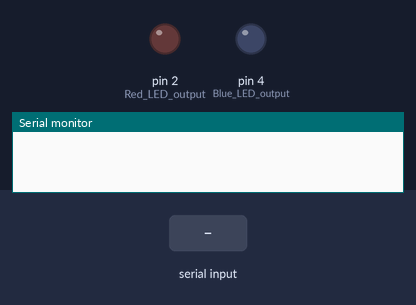
Simulated run of this sketch. Board: Arduino Uno, built with avr-gcc and run on an emulated ATmega328P. Shown: output pins drawn as LEDs (lit = HIGH), the last lines printed to the serial monitor. Dashed ring = blinking. The inputs (shaded band) are chosen by the test bench.

Above: at 1.2 s.
1.3 s: "Start" received over Serial
At 3.4 s:
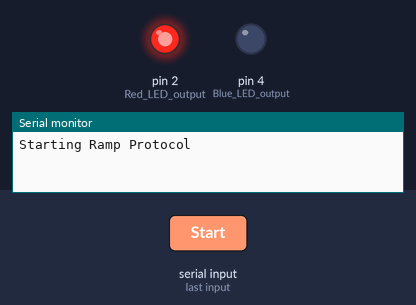
At 7.4 s:
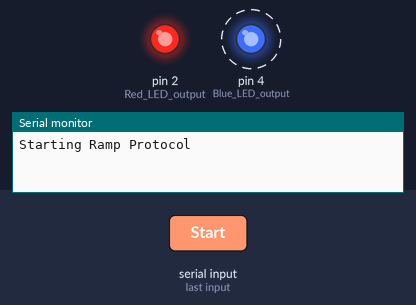
Timing chart, 0 to 9.8 s (numbered marks = the images above; inputs shaded):
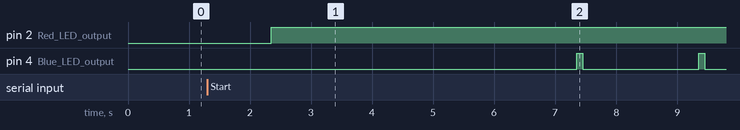

Measured:
- after the input at 1.3 s, pin 2 (Red_LED_output): LOW → HIGH after 1.1 s; pin 4 (Blue_LED_output): alternates HIGH for 0.10 s and LOW for 1.9 s, starting after 6.1 s

The sketch:

Optical_Stimulation_Ramp_Arduino.ino
```cpp
/* ---------------------------------------------------------------------- *
 * Program: Optical_Interval_Stimulation.ino                              *
 * Authors: Stephen Ma, Trevor Nash                                                     *
 * Last Updated: 8/12\/2021                                                *
 *                                                                        *
 * This program controls the optical stimulation of cells.  The		  *
 * parameters are set in the initial setup section of the code.  The ramp *
 * is executed by the main control loop.                                  *
 * ---------------------------------------------------------------------- */

// Set up the variables to control voltage, level, frequency, period, and pulse
volatile float startFrequency;
volatile float endFrequency;
volatile float steps;
volatile float ddFrequency;
volatile float dynamicFrequency;
volatile float pulseperMinute;
volatile float restInterval;
volatile float pulseLength;

// Variables that count the milliseconds on the arduino internal clock
volatile unsigned long start;
volatile unsigned long startCode;
volatile unsigned long startSync;
volatile unsigned long stopSync;

/* Define parameters for the ramp */

void setup()
{

  // starts serial communication with the computer
  Serial.begin(9600);

  // set the output pins:
  pinMode (4, OUTPUT);						// Blue LED output
  pinMode (2, OUTPUT);						// Red LED output

  // Sets parameters

  steps = 30;
  startFrequency = 0.5;                         	  	// given in Hz
  endFrequency = 3;                            			// given in Hz
  ddFrequency = (startFrequency - endFrequency) / steps; 	// change in frequency with each blink
  dynamicFrequency = startFrequency;               		// dynamic frequency is updated after each blink

  pulseperMinute = 60000 / (1000 / dynamicFrequency);  		// given in pulses per minute
  restInterval = 60000 / pulseperMinute;        		// delay in milliseconds
  pulseLength = 100;                            		// given in milliseconds

}

/* Main control loop */

void loop()
{

      // creates variables for use with serial communication
      char character;
      String serialIn = "";

      // read strings from serial
      while(Serial.available())
      {
        // Read character by character
        character = Serial.read();

        // Add each new character to the string
        serialIn.concat(character);

        // Debouncing such that an entire string will be read together
        delay(10);
       }

      // Start ramp code if "Start" is send via serial
      if (serialIn.equalsIgnoreCase("Start"))
      {
          Serial.println("Starting Ramp Protocol");
	        // Initial 1s delay with Red LED OFF
           startCode = millis();
           digitalWrite(2, LOW);
           while ((millis()-startCode) < 1000);
          // 5s delay between turning on the red LED and the start of the stimulation
          startSync = millis();
          digitalWrite(2, HIGH);
          while ((millis()-startSync) < 5000);

          // Set initial frequency to the start frequency
          dynamicFrequency = startFrequency;

          // Start of ramp
          for(int i=0; i < steps; i++)
          {
            start = millis();
            pulseperMinute = 60000 / (1000 / dynamicFrequency);  	// Updates pulses per minute
            restInterval = 60000 / pulseperMinute;        		// Updates delay in milliseconds

    	      // We are using channel 4 for the LED
            digitalWrite (4, HIGH);        				// Turns on blue LED
            while ((millis()-start) < pulseLength);  		// Leaves the blue LED on for desired pulse length

            digitalWrite (4, LOW);            			// Turns off the blue LED
            while ((millis()-start) < restInterval); 		// Leaves the blue LED off
            dynamicFrequency = dynamicFrequency - ddFrequency;	// Updates the dynamic frequency
          }

         delay(1500);
	 digitalWrite(2, LOW);					// Turns off the red LED when finished

        }


}
```
